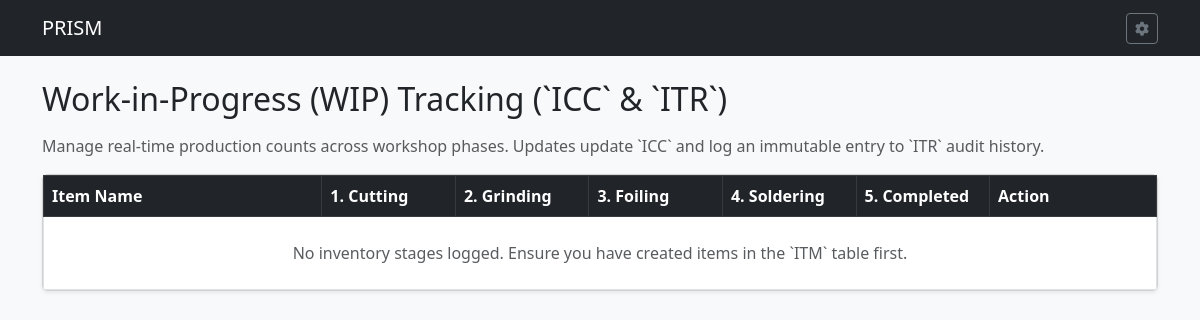
Before: /inventory with the older database file.
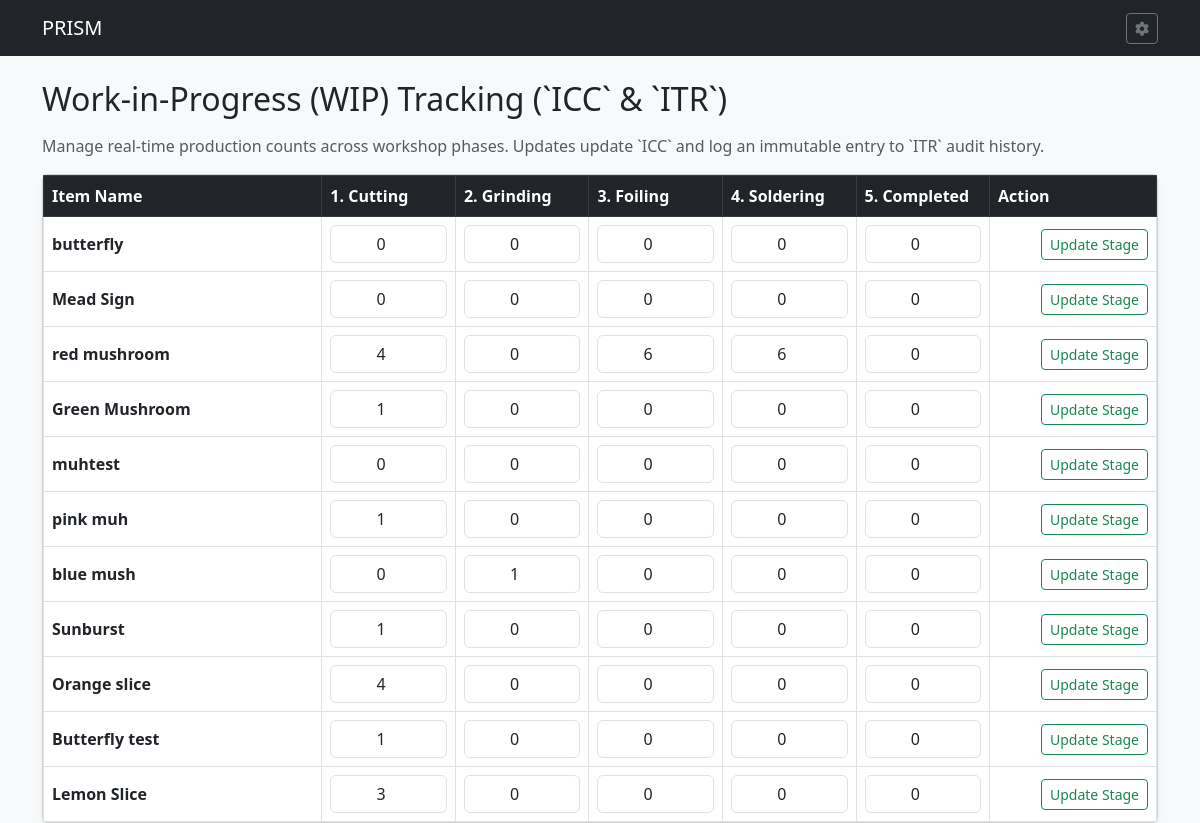
After: the same page with the newer database file.
### tables this page shows
CREATE TABLE ICC (

    IPID INTEGER PRIMARY KEY AUTOINCREMENT,	--Item State ID
    ITEMID INTEGER,				--Item ID
    IPCUT INTEGER,				--Item num in Cut State
    IPGRND INTEGER,				--Item num in Grind State
    IPWASH INTEGER,				--Item num in Wash State
    IPFOIL INTEGER,				--Item num in Foil State
    IPSLDR INTEGER,				--Item num in Solder State
    IPPOLISH INTEGER,				--Item num in Polish State
    IPDONE INTEGER,				--Item num in Finished State
    IPTS TEXT,					--Item state time stamp

    FOREIGN KEY (ITEMID) REFERENCES ITM(ITEMID) ON DELETE CASCADE ON UPDATE CASCADE

);

CREATE TABLE ITM (

    ITEMID INTEGER PRIMARY KEY AUTOINCREMENT,	--Item ID
    ITMNAME TEXT,				--Item Name
    ITMIMG TEXT,				--Item Image
    ONEOFF INTEGER,				--One off Item
    VARIAT INTEGER,				--Is Variation Boolean
    ITMGRP TEXT,				--Item Group
    CURRENT INTEGER,				--Currently Being Sold Bool
    ITMPTRN TEXT,				--Item Pattern Image
    ITMSVG TEXT,				--Item SVG
    ITMNOTE TEXT,				--Item Notes
    ITMLEN TEXT,				--Item Length
    ITMWID TEXT,				--Item Width
    IMISLDR INTEGER,				--Item Solder IMI ID
    IMICAME INTEGER,				--Item CAME IMI ID
    IMIFOIL INTEGER,				--Item Foil IMI ID
    IMICHAIN INTEGER,				--Item Chain IMI ID
    IMIRING INTEGER,				--Item Ring IMI ID
    IMIWIRE INTEGER,				--Item Wire IMI ID
    PARENT INTEGER,				--Parent Item ID
    PATINA TEXT,				--Patina Type
    ISACTIVE INTEGER,				--Is Active Item

    FOREIGN KEY (ITMGRP) REFERENCES IGP(ITMGRP) ON DELETE SET NULL ON UPDATE CASCADE,
    FOREIGN KEY (IMISLDR) REFERENCES IMI(IMIID) ON DELETE SET NULL ON UPDATE CASCADE,
    FOREIGN KEY (IMICAME) REFERENCES IMI(IMIID) ON DELETE SET NULL ON UPDATE CASCADE,
    FOREIGN KEY (IMIFOIL) REFERENCES IMI(IMIID) ON DELETE SET NULL ON UPDATE CASCADE,
    FOREIGN KEY (IMICHAIN) REFERENCES IMI(IMIID) ON DELETE SET NULL ON UPDATE CASCADE,
    FOREIGN KEY (IMIRING) REFERENCES IMI(IMIID) ON DELETE SET NULL ON UPDATE CASCADE,
    FOREIGN KEY (IMIWIRE) REFERENCES IMI(IMIID) ON DELETE SET NULL ON UPDATE CASCADE,
    FOREIGN KEY (PATINA) REFERENCES PATINA(PATINA) ON DELETE SET NULL ON UPDATE CASCADE
);

### routes/item_routes.py (the view)
@item_bp.route("/inventory")
def inventory_status():
    db = get_db()
    counts = db.execute("""

        SELECT i.ITMNAME, c.*

        FROM ICC c

        JOIN ITM i ON c.ITEMID = i.ITEMID

    """).fetchall()
    return render_template("inventory_status.html", counts=counts)

### app.py (called while the page is built)
def get_db():
    conn = sqlite3.connect(DATABASE)
    conn.row_factory = sqlite3.Row
    conn.execute("PRAGMA foreign_keys = ON;")
    return conn

### routes/item_routes.py (called while the page is built)
def get_db():
    from __main__ import get_db
    return get_db()

### templates/inventory_status.html
{% extends 'base.html' %}
{% block content %}
<h2 class="mb-3">Work-in-Progress (WIP) Tracking (`ICC` & `ITR`)</h2>
<p class="text-muted">Manage real-time production counts across workshop phases. Updates update `ICC` and log an immutable entry to `ITR` audit history.</p>
<div class="card shadow-sm">
    <div class="card-body p-0">
        <table class="table table-bordered table-hover mb-0 align-middle">
            <thead class="table-dark">
                <tr>
                    <th>Item Name</th>
                    <th text-center style="width: 12%;">1. Cutting</th>
                    <th text-center style="width: 12%;">2. Grinding</th>
                    <th text-center style="width: 12%;">3. Foiling</th>
                    <th text-center style="width: 12%;">4. Soldering</th>
                    <th text-center style="width: 12%;">5. Completed</th>
                    <th text-end style="width: 15%;">Action</th>
                </tr>
            </thead>
            <tbody>
                {% for c in counts %}
                <tr>
                    <form action="{{ url_for('update_inventory', item_id=c.ITEMID) }}" method="POST">
                        <td><strong>{{ c.ITMNAME }}</strong></td>
                        <td><input type="number" min="0" name="IPCUT" class="form-control text-center" value="{{ c.IPCUT }}"></td>
                        <td><input type="number" min="0" name="IPGRND" class="form-control text-center" value="{{ c.IPGRND }}"></td>
                        <td><input type="number" min="0" name="IPFOIL" class="form-control text-center" value="{{ c.IPFOIL }}"></td>
                        <td><input type="number" min="0" name="IPSLDR" class="form-control text-center" value="{{ c.IPSLDR }}"></td>
                        <td><input type="number" min="0" name="IPDONE" class="form-control text-center" value="{{ c.IPDONE }}"></td>
                        <td class="text-end">
                            <button type="submit" class="btn btn-sm btn-outline-success">Update Stage</button>
                        </td>
                    </form>
                </tr>
                {% else %}
                <tr>
                    <td colspan="7" class="text-center py-4 text-muted">No inventory stages logged. Ensure you have created items in the `ITM` table first.</td>
                </tr>
                {% endfor %}
            </tbody>
        </table>
    </div>
</div>
{% endblock %}

Changed rows visible on the page:
added ICC: ITMNAME "butterfly", IPCUT "0", IPGRND "0", IPFOIL "0", IPSLDR "0", IPDONE "0"
added ICC: ITMNAME "Mead Sign", IPCUT "0", IPGRND "0", IPFOIL "0", IPSLDR "0", IPDONE "0"
added ICC: ITMNAME "red mushroom", IPCUT "4", IPGRND "0", IPFOIL "6", IPSLDR "6", IPDONE "0"
added ICC: ITMNAME "Green Mushroom", IPCUT "1", IPGRND "0", IPFOIL "0", IPSLDR "0", IPDONE "0"
added ICC: ITMNAME "muhtest", IPCUT "0", IPGRND "0", IPFOIL "0", IPSLDR "0", IPDONE "0"
added ICC: ITMNAME "pink muh", IPCUT "1", IPGRND "0", IPFOIL "0", IPSLDR "0", IPDONE "0"
added ICC: ITMNAME "blue mush", IPCUT "0", IPGRND "1", IPFOIL "0", IPSLDR "0", IPDONE "0"
added ICC: ITMNAME "Sunburst", IPCUT "1", IPGRND "0", IPFOIL "0", IPSLDR "0", IPDONE "0"
added ICC: ITMNAME "Orange slice", IPCUT "4", IPGRND "0", IPFOIL "0", IPSLDR "0", IPDONE "0"
added ICC: ITMNAME "Butterfly test", IPCUT "1", IPGRND "0", IPFOIL "0", IPSLDR "0", IPDONE "0"
added ICC: ITMNAME "Lemon Slice", IPCUT "3", IPGRND "0", IPFOIL "0", IPSLDR "0", IPDONE "0"
Other visible differences:
text no longer shown: "No inventory stages logged. Ensure you have created items in the `ITM` table first."
